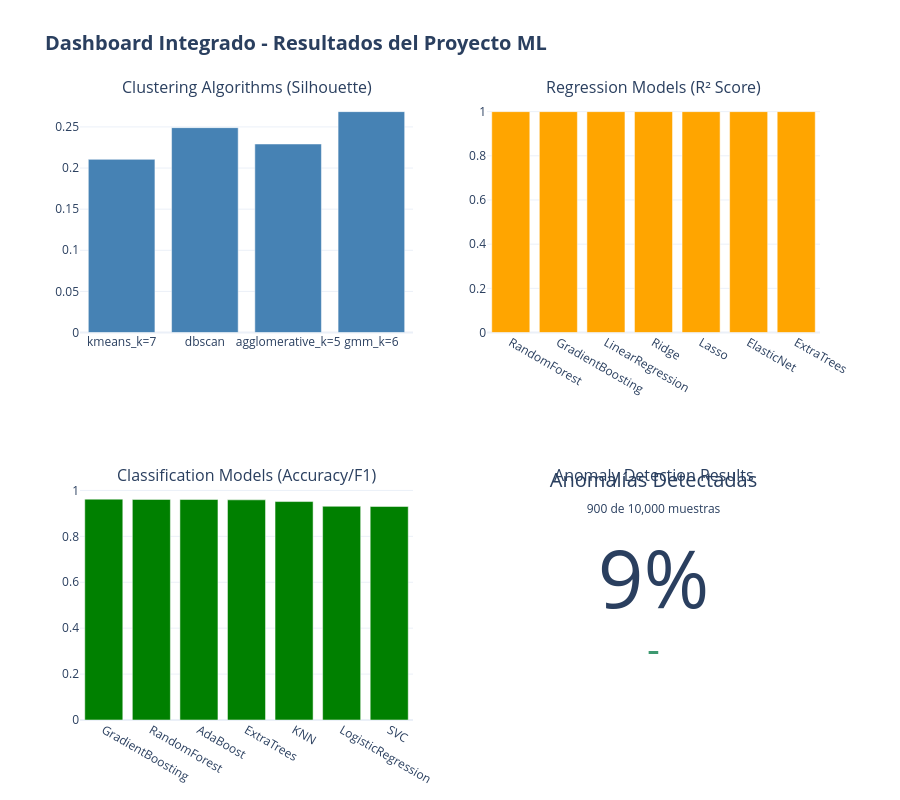

Write notebook code for a chart like this one.
### Markdown cell above
## 3. Dashboard Integrado de Resultados

### Code cell
# Dashboard con las 4 métricas principales
fig = make_subplots(
    rows=2, cols=2,
    subplot_titles=(
        'Clustering Algorithms (Silhouette)',
        'Regression Models (R² Score)',
        'Classification Models (Accuracy/F1)',
        'Anomaly Detection Results'
    ),
    specs=[[{'type': 'bar'}, {'type': 'bar'}],
           [{'type': 'bar'}, {'type': 'indicator'}]]
)

# 1. Clustering
fig.add_trace(
    go.Bar(
        x=clustering_metrics['algorithm'],
        y=clustering_metrics['silhouette'],
        marker_color='steelblue',
        name='Silhouette'
    ),
    row=1, col=1
)

# 2. Regression
r2_col = 'r2_score' if 'r2_score' in regression_metrics.columns else 'r2'
fig.add_trace(
    go.Bar(
        x=regression_metrics['model'],
        y=regression_metrics[r2_col],
        marker_color='orange',
        name='R²'
    ),
    row=1, col=2
)

# 3. Classification
metric_col = 'f1_score' if 'f1_score' in classification_metrics.columns else 'accuracy'
fig.add_trace(
    go.Bar(
        x=classification_metrics['model'],
        y=classification_metrics[metric_col],
        marker_color='green',
        name=metric_col.replace('_', ' ').title()
    ),
    row=2, col=1
)

# 4. Anomalías (Indicador)
anomaly_col = 'is_anomaly_consensus' if 'is_anomaly_consensus' in anomaly_scores.columns else 'is_anomaly'
n_anomalies = int(anomaly_scores[anomaly_col].sum())
pct_anomalies = 100 * n_anomalies / len(anomaly_scores)

fig.add_trace(
    go.Indicator(
        mode="number+delta",
        value=pct_anomalies,
        title={"text": f"Anomalías Detectadas<br><span style='font-size:0.6em'>{n_anomalies:,} de {len(anomaly_scores):,} muestras</span>"},
        number={'suffix': "%"},
        domain={'x': [0, 1], 'y': [0, 1]}
    ),
    row=2, col=2
)

fig.update_layout(
    height=800,
    showlegend=False,
    template='plotly_white',
    title_text='<b>Dashboard Integrado - Resultados del Proyecto ML</b>',
    title_font_size=20
)

fig.show()

### Figure 1 — Plotly figure (JSON) as saved in the notebook; plotly's stock layout.template omitted (floating-point values rounded to 4 significant figures)
{"data": [{"marker": {"color": "steelblue"}, "name": "Silhouette", "type": "bar", "x": ["kmeans_k=7", "dbscan", "agglomerative_k=5", "gmm_k=6"], "xaxis": "x", "y": [0.2105, 0.2491, 0.2293, 0.2686], "yaxis": "y"}, {"marker": {"color": "orange"}, "name": "R²", "type": "bar", "x": ["RandomForest", "GradientBoosting", "LinearRegression", "Ridge", "Lasso", "ElasticNet", "ExtraTrees"], "xaxis": "x2", "y": [1, 1, 1, 1, 1, 1, 1], "yaxis": "y2"}, {"marker": {"color": "green"}, "name": "F1 Score", "type": "bar", "x": ["GradientBoosting", "RandomForest", "AdaBoost", "ExtraTrees", "KNN", "LogisticRegression", "SVC"], "xaxis": "x3", "y": [0.9621, 0.9609, 0.9603, 0.959, 0.9515, 0.931, 0.9303], "yaxis": "y3"}, {"domain": {"x": [0.55, 1], "y": [0, 0.375]}, "mode": "number+delta", "number": {"suffix": "%"}, "title": {"text": "Anomalías Detectadas<br><span style='font-size:0.6em'>900 de 10,000 muestras</span>"}, "type": "indicator", "value": 9}], "layout": {"annotations": [{"font": {"size": 16}, "showarrow": false, "text": "Clustering Algorithms (Silhouette)", "x": 0.225, "xanchor": "center", "xref": "paper", "y": 1, "yanchor": "bottom", "yref": "paper"}, {"font": {"size": 16}, "showarrow": false, "text": "Regression Models (R² Score)", "x": 0.775, "xanchor": "center", "xref": "paper", "y": 1, "yanchor": "bottom", "yref": "paper"}, {"font": {"size": 16}, "showarrow": false, "text": "Classification Models (Accuracy/F1)", "x": 0.225, "xanchor": "center", "xref": "paper", "y": 0.375, "yanchor": "bottom", "yref": "paper"}, {"font": {"size": 16}, "showarrow": false, "text": "Anomaly Detection Results", "x": 0.775, "xanchor": "center", "xref": "paper", "y": 0.375, "yanchor": "bottom", "yref": "paper"}], "height": 800, "showlegend": false, "title": {"font": {"size": 20}, "text": "<b>Dashboard Integrado - Resultados del Proyecto ML</b>"}, "xaxis": {"anchor": "y", "domain": [0, 0.45]}, "xaxis2": {"anchor": "y2", "domain": [0.55, 1]}, "xaxis3": {"anchor": "y3", "domain": [0, 0.45]}, "yaxis": {"anchor": "x", "domain": [0.625, 1]}, "yaxis2": {"anchor": "x2", "domain": [0.625, 1]}, "yaxis3": {"anchor": "x3", "domain": [0, 0.375]}}}
